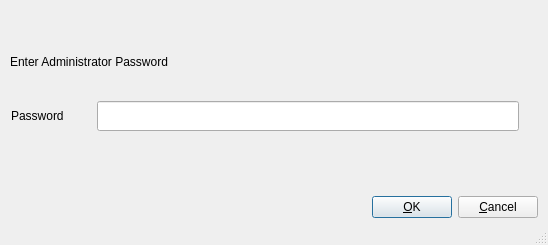
<ui version="4.0" >
 <class>PasswordDialog</class>
 <widget class="QDialog" name="PasswordDialog" >
  <property name="geometry" >
   <rect>
    <x>0</x>
    <y>0</y>
    <width>548</width>
    <height>245</height>
   </rect>
  </property>
  <property name="windowTitle" >
   <string>Login As Administrator</string>
  </property>
  <property name="sizeGripEnabled" >
   <bool>true</bool>
  </property>
  <widget class="QWidget" name="Layout1" >
   <property name="geometry" >
    <rect>
     <x>10</x>
     <y>190</y>
     <width>528</width>
     <height>34</height>
    </rect>
   </property>
   <layout class="QHBoxLayout" >
    <property name="spacing" >
     <number>6</number>
    </property>
    <property name="leftMargin" >
     <number>0</number>
    </property>
    <property name="topMargin" >
     <number>0</number>
    </property>
    <property name="rightMargin" >
     <number>0</number>
    </property>
    <property name="bottomMargin" >
     <number>0</number>
    </property>
    <item>
     <spacer>
      <property name="orientation" >
       <enum>Qt::Vertical</enum>
      </property>
      <property name="sizeType" >
       <enum>QSizePolicy::Expanding</enum>
      </property>
      <property name="sizeHint" >
       <size>
        <width>372</width>
        <height>20</height>
       </size>
      </property>
     </spacer>
    </item>
    <item>
     <widget class="QPushButton" name="buttonOk" >
      <property name="text" >
       <string>&amp;OK</string>
      </property>
      <property name="shortcut" >
       <string/>
      </property>
      <property name="autoDefault" >
       <bool>true</bool>
      </property>
      <property name="default" >
       <bool>true</bool>
      </property>
     </widget>
    </item>
    <item>
     <widget class="QPushButton" name="buttonCancel" >
      <property name="text" >
       <string>&amp;Cancel</string>
      </property>
      <property name="shortcut" >
       <string/>
      </property>
      <property name="autoDefault" >
       <bool>true</bool>
      </property>
     </widget>
    </item>
   </layout>
  </widget>
  <widget class="QLabel" name="textLabel1_2" >
   <property name="geometry" >
    <rect>
     <x>10</x>
     <y>50</y>
     <width>528</width>
     <height>23</height>
    </rect>
   </property>
   <property name="text" >
    <string>Enter Administrator Password</string>
   </property>
  </widget>
  <widget class="QLabel" name="textLabel2" >
   <property name="geometry" >
    <rect>
     <x>11</x>
     <y>101</y>
     <width>80</width>
     <height>30</height>
    </rect>
   </property>
   <property name="text" >
    <string>Password</string>
   </property>
   <property name="buddy" >
    <cstring>passwordLineEdit</cstring>
   </property>
  </widget>
  <widget class="QLineEdit" name="passwordLineEdit" >
   <property name="geometry" >
    <rect>
     <x>97</x>
     <y>101</y>
     <width>422</width>
     <height>30</height>
    </rect>
   </property>
   <property name="echoMode" >
    <enum>QLineEdit::Password</enum>
   </property>
  </widget>
 </widget>
 <layoutdefault spacing="6" margin="11" />
 <pixmapfunction>qPixmapFromMimeSource</pixmapfunction>
 <tabstops>
  <tabstop>passwordLineEdit</tabstop>
  <tabstop>buttonOk</tabstop>
  <tabstop>buttonCancel</tabstop>
 </tabstops>
 <resources/>
 <connections>
  <connection>
   <sender>buttonOk</sender>
   <signal>clicked()</signal>
   <receiver>PasswordDialog</receiver>
   <slot>accept()</slot>
   <hints>
    <hint type="sourcelabel" >
     <x>418</x>
     <y>208</y>
    </hint>
    <hint type="destinationlabel" >
     <x>241</x>
     <y>149</y>
    </hint>
   </hints>
  </connection>
  <connection>
   <sender>buttonCancel</sender>
   <signal>clicked()</signal>
   <receiver>PasswordDialog</receiver>
   <slot>reject()</slot>
   <hints>
    <hint type="sourcelabel" >
     <x>496</x>
     <y>205</y>
    </hint>
    <hint type="destinationlabel" >
     <x>467</x>
     <y>149</y>
    </hint>
   </hints>
  </connection>
 </connections>
</ui>
